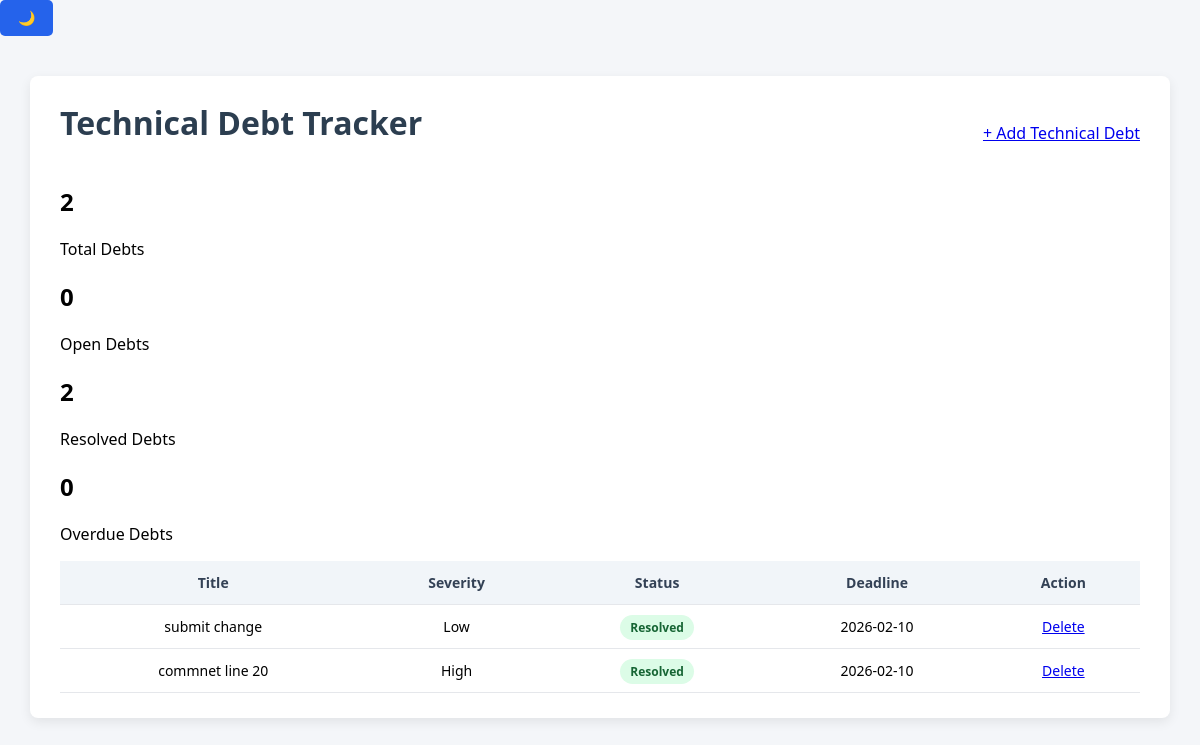
The page / on the database its author committed.
### tables this page shows
CREATE TABLE technical_debt (
    id INTEGER PRIMARY KEY AUTOINCREMENT,
    title TEXT,
    description TEXT,
    severity TEXT,
    status TEXT,
    deadline DATE
);

### technical_debt_tracker/app.py (the view)
@app.route('/')
@app.route('/')
def index():
    conn = get_db_connection()
    debts = conn.execute('SELECT * FROM technical_debt').fetchall()
    conn.close()
    today = date.today()
    processed = []
    for d in debts:
        deadline = datetime.strptime(d['deadline'], "%Y-%m-%d").date()
        days_left = (deadline - today).days
        alert = "none"
        if d['status'] != "Resolved":
            if days_left < 0:
                alert = "overdue"
            elif days_left <= 3:
                alert = "warning"
        processed.append({
            "id": d["id"],
            "title": d["title"],
            "severity": d["severity"],
            "status": d["status"],
            "deadline": d["deadline"],
            "alert": alert
        })
    total_count = len(processed)
    open_count = 0
    resolved_count = 0
    overdue_count = 0
    for d in processed:
        if d["status"] == "Resolved":
            resolved_count += 1
        else:
            open_count += 1
            if d["alert"] == "overdue":
                overdue_count += 1
    return render_template(
        'index.html',
        debts=processed,
        total_count=total_count,
        open_count=open_count,
        resolved_count=resolved_count,
        overdue_count=overdue_count
    )

### technical_debt_tracker/app.py (called while the page is built)
def get_db_connection():
    conn = sqlite3.connect('database.db')
    conn.row_factory = sqlite3.Row
    return conn

### technical_debt_tracker/templates/index.html (shortened to what this page needs)
<!DOCTYPE html>
<html>
<head>
    <link rel="stylesheet" href="/static/style.css">
    <button class="btn1" onclick="toggleDarkMode()">🌙</button>
</head>
<body>
<div class="container">
    <div class="top-bar">
        <h1>Technical Debt Tracker</h1>
        <a href="/add" class="add">+ Add Technical Debt</a>
    </div>
    <div class="dashboard">
    <div class="card card-total">
        <h2>{{ total_count }}</h2>
        <p>Total Debts</p>
    </div>
    <div class="card card-open">
        <h2>{{ open_count }}</h2>
        <p>Open Debts</p>
    </div>
    <div class="card card-resolved">
        <h2>{{ resolved_count }}</h2>
        <p>Resolved Debts</p>
    </div>
    <div class="card card-overdue">
        <h2>{{ overdue_count }}</h2>
        <p>Overdue Debts</p>
    </div>
</div>
    <table>
        <tr>
            <th>Title</th>
            <th>Severity</th>
            <th>Status</th>
            <th>Deadline</th>
            <th>Action</th>
        </tr>
        {% for debt in debts %}
        <tr class="{{ debt.alert }}">
            <td>{{ debt.title }}</td>
            <td>
    {% if debt.severity == "Low" %}
        <span class="severity severity-low">Low</span>
    {% elif debt.severity == "Medium" %}
        <span class="severity severity-medium">Medium</span>
    {% elif debt.severity == "High" %}
        <span class="severity severity-high">High</span>
    {% endif %}
</td>
            <td>
                {% if debt.status == "Resolved" %}
                    <span class="status status-resolved">Resolved</span>
                {% else %}
                    <span class="status status-open">Open</span>
                {% endif %}
            </td>
            <td>
                {{ debt.deadline }} <br>
            </td>
            <td>
    <a href="/delete/{{ debt.id }}"
       onclick="return confirm('Are you sure you want to delete this entry?');">
       Delete
    </a>
</td>
        </tr>
        {% endfor %}
    </table>
</div>
</body>
</html>

### technical_debt_tracker/static/style.css (style rules this page uses)
body { font-family: "Segoe UI", Tahoma, Arial, sans-serif; background-color: #f4f6f9; margin: 0; padding: 0; }
.container { width: 90%; max-width: 1100px; margin: 40px auto; background-color: #ffffff; padding: 25px 30px; border-radius: 8px; box-shadow: 0 4px 12px rgba(0, 0, 0, 0.08); }
h1 { margin-top: 0; color: #2c3e50; }
.top-bar { display: flex; justify-content: space-between; align-items: center; margin-bottom: 20px; }
table { width: 100%; border-collapse: collapse; font-size: 14px; }
th { background-color: #f1f5f9; color: #334155; font-weight: 600; }
th, td { padding: 12px 10px; border-bottom: 1px solid #e5e7eb; text-align: center; }
.status { padding: 4px 10px; border-radius: 20px; font-size: 12px; font-weight: 600; }
.status-resolved { background-color: #dcfce7; color: #166534; }
button { background-color: #2563eb; color: white; border: none; padding: 10px 18px; font-size: 14px; border-radius: 5px; cursor: pointer; }

### rows shown on the page
technical_debt: title "submit change", severity "Low", status "Resolved", deadline "2026-02-10"
technical_debt: title "commnet line 20", severity "High", status "Resolved", deadline "2026-02-10"

### other values the page prints
{{ total_count }} "2"
{{ open_count }} "0"
{{ resolved_count }} "2"
{{ overdue_count }} "0"
